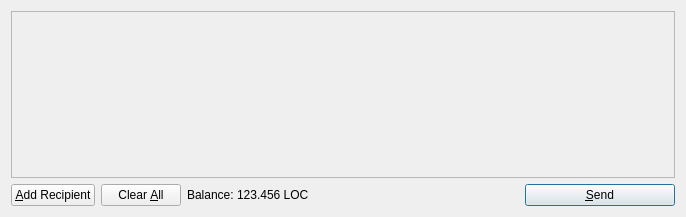
<?xml version="1.0" encoding="UTF-8"?>
<ui version="4.0">
 <class>SendCoinsDialog</class>
 <widget class="QDialog" name="SendCoinsDialog">
  <property name="geometry">
   <rect>
    <x>0</x>
    <y>0</y>
    <width>686</width>
    <height>217</height>
   </rect>
  </property>
  <property name="windowTitle">
   <string>Send Coins</string>
  </property>
  <layout class="QVBoxLayout" name="verticalLayout">
   <item>
    <widget class="QScrollArea" name="scrollArea">
     <property name="widgetResizable">
      <bool>true</bool>
     </property>
     <widget class="QWidget" name="scrollAreaWidgetContents">
      <property name="geometry">
       <rect>
        <x>0</x>
        <y>0</y>
        <width>666</width>
        <height>165</height>
       </rect>
      </property>
      <layout class="QVBoxLayout" name="verticalLayout_2">
       <property name="margin">
        <number>0</number>
       </property>
       <item>
        <layout class="QVBoxLayout" name="entries">
         <property name="spacing">
          <number>6</number>
         </property>
        </layout>
       </item>
       <item>
        <spacer name="verticalSpacer">
         <property name="orientation">
          <enum>Qt::Vertical</enum>
         </property>
         <property name="sizeHint" stdset="0">
          <size>
           <width>20</width>
           <height>40</height>
          </size>
         </property>
        </spacer>
       </item>
      </layout>
     </widget>
    </widget>
   </item>
   <item>
    <layout class="QHBoxLayout" name="horizontalLayout">
     <item>
      <widget class="QPushButton" name="addButton">
       <property name="toolTip">
        <string>Send to multiple recipients at once</string>
       </property>
       <property name="text">
        <string>&amp;Add Recipient</string>
       </property>
       <property name="icon">
        <iconset resource="../bitcoin.qrc">
         <normaloff>:/icons/add</normaloff>:/icons/add</iconset>
       </property>
       <property name="autoDefault">
        <bool>false</bool>
       </property>
      </widget>
     </item>
     <item>
      <widget class="QPushButton" name="clearButton">
       <property name="sizePolicy">
        <sizepolicy hsizetype="Minimum" vsizetype="Fixed">
         <horstretch>0</horstretch>
         <verstretch>0</verstretch>
        </sizepolicy>
       </property>
       <property name="toolTip">
        <string>Remove all transaction fields</string>
       </property>
       <property name="text">
        <string>Clear &amp;All</string>
       </property>
       <property name="icon">
        <iconset resource="../bitcoin.qrc">
         <normaloff>:/icons/remove</normaloff>:/icons/remove</iconset>
       </property>
       <property name="autoRepeatDelay">
        <number>300</number>
       </property>
       <property name="autoDefault">
        <bool>false</bool>
       </property>
      </widget>
     </item>
     <item>
      <layout class="QHBoxLayout" name="horizontalLayout_2">
       <property name="spacing">
        <number>3</number>
       </property>
       <item>
        <widget class="QLabel" name="label">
         <property name="text">
          <string>Balance:</string>
         </property>
        </widget>
       </item>
       <item>
        <widget class="QLabel" name="labelBalance">
         <property name="cursor">
          <cursorShape>IBeamCursor</cursorShape>
         </property>
         <property name="text">
          <string>123.456 LOC</string>
         </property>
         <property name="textInteractionFlags">
          <set>Qt::LinksAccessibleByMouse|Qt::TextSelectableByKeyboard|Qt::TextSelectableByMouse</set>
         </property>
        </widget>
       </item>
      </layout>
     </item>
     <item>
      <spacer name="horizontalSpacer">
       <property name="orientation">
        <enum>Qt::Horizontal</enum>
       </property>
       <property name="sizeHint" stdset="0">
        <size>
         <width>40</width>
         <height>20</height>
        </size>
       </property>
      </spacer>
     </item>
     <item>
      <widget class="QPushButton" name="sendButton">
       <property name="minimumSize">
        <size>
         <width>150</width>
         <height>0</height>
        </size>
       </property>
       <property name="toolTip">
        <string>Confirm the send action</string>
       </property>
       <property name="text">
        <string>&amp;Send</string>
       </property>
       <property name="icon">
        <iconset resource="../bitcoin.qrc">
         <normaloff>:/icons/send</normaloff>:/icons/send</iconset>
       </property>
       <property name="default">
        <bool>true</bool>
       </property>
      </widget>
     </item>
    </layout>
   </item>
  </layout>
 </widget>
 <resources>
  <include location="../bitcoin.qrc"/>
 </resources>
 <connections/>
</ui>
